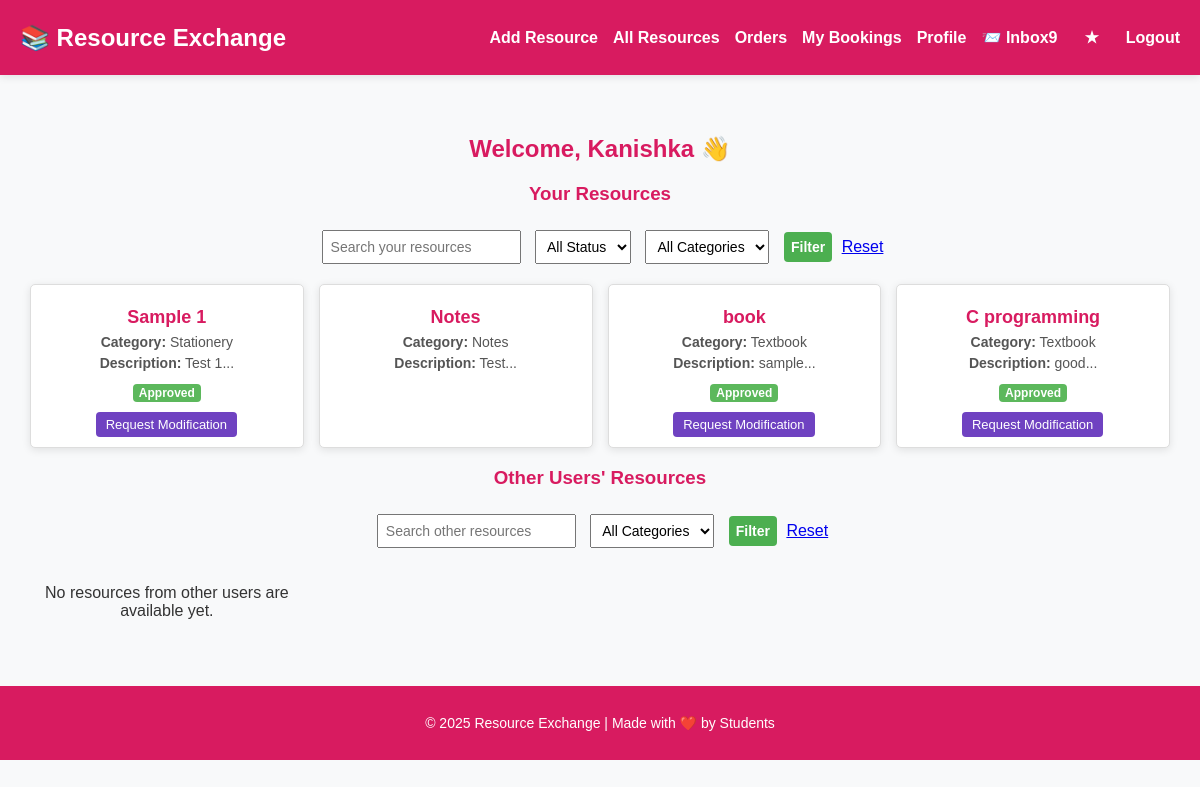
The app's page /user_dashboard.php (signed in) with its own data.
### tables this page shows
CREATE TABLE `users` (
  `id` int(11) NOT NULL,
  `name` varchar(100) NOT NULL,
  `email` varchar(100) NOT NULL,
  `location` varchar(255) DEFAULT NULL,
  `phone` varchar(15) DEFAULT NULL,
  `password` varchar(255) NOT NULL,
  `reset_token` varchar(255) DEFAULT NULL,
  `created_at` timestamp NOT NULL DEFAULT current_timestamp(),
  `otp_code` varchar(10) DEFAULT NULL,
  `otp_expiry` datetime DEFAULT NULL
);

CREATE TABLE `resources` (
  `resource_id` int(11) NOT NULL,
  `added_by` int(11) NOT NULL,
  `title` varchar(255) NOT NULL,
  `description` text DEFAULT NULL,
  `category` varchar(100) DEFAULT NULL,
  `status` enum('pending','approved','rejected') DEFAULT 'pending',
  `image` varchar(255) DEFAULT NULL,
  `created_at` timestamp NOT NULL DEFAULT current_timestamp()
);

### user_dashboard.php (the view, shortened to what this page needs)
<?php
include 'db.php';
$user_id = $_SESSION['user_id'];
$stmt_inbox = $conn->prepare("SELECT COUNT(*) FROM contact_messages WHERE receiver_id=? AND is_read=0");
$stmt_inbox->bind_param("i", $user_id);
$stmt_inbox->execute();
$stmt_inbox->bind_result($inbox_count);
$stmt = $conn->prepare("SELECT name FROM users WHERE id=?");
$stmt->bind_param("i", $user_id);
$stmt->execute();
$stmt->bind_result($user_name);
$search = $_GET['search'] ?? '';
$sql_user = "SELECT * FROM resources WHERE added_by=?";
$params_user = [$user_id];
$types_user = "i";
$sql_user .= " ORDER BY created_at DESC";
$stmt_user = $conn->prepare($sql_user);
$stmt_user->bind_param($types_user, ...$params_user);
$stmt_user->execute();
$user_resources = $stmt_user->get_result();
$search_others = $_GET['search_others'] ?? '';
$sql_others = "
SELECT r.resource_id, r.title, r.description, r.category, r.image, r.added_by, u.name AS user_name,
       IFNULL(b.booked_count,0) AS booked_count
FROM resources r
JOIN users u ON r.added_by=u.id
LEFT JOIN (SELECT resource_id, COUNT(*) AS booked_count FROM bookings GROUP BY resource_id) b
ON r.resource_id=b.resource_id
WHERE r.status='approved' AND r.added_by != ?
";
$params_others = [$user_id];
$types_others = "i";
$sql_others .= " ORDER BY r.created_at DESC";
$stmt_others = $conn->prepare($sql_others);
$stmt_others->bind_param($types_others, ...$params_others);
$stmt_others->execute();
$result_others = $stmt_others->get_result();
?>
<!DOCTYPE html>
<html lang="en">
<head>
<link rel="stylesheet" href="dashboard.css">
</head>
<body>
<header>
<h1>📚 Resource Exchange</h1>
<nav>
<a href="upload_resource.php">Add Resource</a>
<a href="all_resources.php">All Resources</a>
<a href="my_bookings.php">Orders</a>
<a href="user_booking.php">My Bookings</a>
<a href="profile.php">Profile</a>
<a href="inbox.php">📨 Inbox<?php if($inbox_count>0): ?><span class="badge"><?= $inbox_count ?></span><?php endif; ?></a>
<a href="favorites.php" style="float:right; color:white; padding:8px 12px; border-radius:5px;">★</a>
<a href="logout.php">Logout</a>
</nav>
</header>
<div class="container">
<h2>Welcome, <?= htmlspecialchars($user_name); ?> 👋</h2>
<h3>Your Resources</h3>
<form method="GET" class="filter-form">
<input type="text" name="search" placeholder="Search your resources" value="<?= htmlspecialchars($search) ?>">
<select name="status">
<option value="">All Status</option>
</select>
<select name="category">
<option value="">All Categories</option>
</select>
<button type="submit">Filter</button>
<a href="user_dashboard.php">Reset</a>
</form>
<div class="resource-grid">
<?php if($user_resources->num_rows>0): ?>
<?php while($row=$user_resources->fetch_assoc()): ?>
<div class="resource-card">
<h3><?= htmlspecialchars($row['title']); ?></h3>
<p><strong>Category:</strong> <?= htmlspecialchars($row['category']); ?></p>
<p><strong>Description:</strong> <?= htmlspecialchars(substr($row['description'],0,60)); ?>...</p>
<span class="status <?= $row['status']; ?>"><?= ucfirst($row['status']); ?></span>
<div class="card-actions">
<?php if($row['status'] === 'pending' || $row['status'] === 'rejected'): ?>
    <a href="edit_resource.php?id=<?= $row['resource_id']; ?>" class="edit-btn">Edit</a>
    <a href="delete_my_resource.php?id=<?= $row['resource_id']; ?>" class="delete-btn" onclick="return confirm('Delete this resource?')">Delete</a>
<?php elseif($row['status'] === 'approved'): ?>
    <a href="request_modification.php?id=<?= $row['resource_id']; ?>" class="request-btn" onclick="return confirm('Send modification request to admin?')">Request Modification</a>
<?php endif; ?>
</div>
</div>
<?php endwhile; ?>
<?php else: ?><p>No resources found.</p><?php endif; ?>
</div>
<h3>Other Users' Resources</h3>
<form method="GET" class="filter-form">
<input type="text" name="search_others" placeholder="Search other resources" value="<?= htmlspecialchars($search_others) ?>">
<select name="category_others">
<option value="">All Categories</option>
</select>
<button type="submit">Filter</button>
<a href="user_dashboard.php">Reset</a>
</form>
<div class="resource-grid">
<?php if($result_others->num_rows > 0): ?>
<?php while($row = $result_others->fetch_assoc()): ?>
<div class="resource-card">
<?php if(!empty($row['image']) && file_exists($row['image'])): ?>
    <img src="<?= htmlspecialchars($row['image']); ?>" alt="Resource">
<?php endif; ?>
<h3><?= htmlspecialchars($row['title']); ?></h3>
<p><strong>Category:</strong> <?= htmlspecialchars($row['category']); ?></p>
<p><strong>Uploaded by:</strong> <?= htmlspecialchars($row['user_name']); ?></p>
<p><strong>Description:</strong> <?= htmlspecialchars(substr($row['description'], 0, 60)); ?>...</p>
<span class="status approved">Approved</span>
<div class="card-actions">
<?php if($row['added_by'] != $user_id && $row['booked_count'] == 0): ?>
    <a href="book_resource.php?id=<?= $row['resource_id']; ?>" class="book-btn">Book</a>
<?php elseif($row['added_by'] == $user_id): ?>
    <span class="booked">Your Resource</span>
<?php else: ?>
    <span class="booked">Already Booked</span>
<?php endif; ?>
<a class="contact-btn" href="contact_owner.php?receiver_id=<?= $row['added_by']; ?>&title=<?= urlencode($row['title']); ?>">Contact Owner</a>
</div>
</div>
<?php endwhile; ?>
<?php else: ?><p>No resources from other users are available yet.</p><?php endif; ?>
</div>
</div>
<footer>
<p>&copy; <?= date('Y'); ?> Resource Exchange | Made with ❤️ by Students</p>
</footer>
</body>
</html>

### dashboard.css (style rules this page uses)
body { font-family: "Arial", sans-serif; margin: 0; padding: 0; background-color: #f9f9f9; color: #333; }
header { background-color: #d81b60; color: white; padding: 15px 40px; display: flex; justify-content: space-between; align-items: center; box-shadow: 0 2px 8px rgba(0, 0, 0, 0.1); }
header h1 { margin: 0; font-size: 24px; font-weight: bold; }
nav { display: flex; align-items: center; }
nav a { color: white; text-decoration: none; margin-left: 20px; font-weight: 600; transition: opacity 0.3s; }
.container { max-width: 1100px; margin: 40px auto; padding: 20px; text-align: center; }
h2, h3 { color: #d81b60; margin-bottom: 20px; }
button, .btn { background-color: #d81b60; color: white; border: none; padding: 10px 18px; border-radius: 6px; cursor: pointer; font-weight: 600; transition: background-color 0.3s ease; text-decoration: none; display: inline-block; }
.resource-grid { display: grid; grid-template-columns: repeat(auto-fit, minmax(230px, 1fr)); gap: 20px; }
.resource-card { background: white; border-radius: 10px; box-shadow: 0 2px 8px rgba(0, 0, 0, 0.1); padding: 15px; text-align: center; transition: transform 0.25s, box-shadow 0.25s; }
.resource-card h3 { color: #d81b60; margin: 12px 0 6px; font-size: 18px; }
.resource-card p { margin: 5px 0; color: #555; font-size: 14px; }
.status { display: inline-block; padding: 5px 10px; border-radius: 12px; font-size: 13px; font-weight: bold; color: white; margin-top: 8px; }
.status.approved { background-color: #388e3c; }
.card-actions { margin-top: 10px; }
.card-actions a { display: inline-block; padding: 6px 12px; font-size: 13px; border-radius: 6px; text-decoration: none; color: white; margin: 0 4px; transition: background-color 0.2s ease; }
footer { background-color: #d81b60; color: white; text-align: center; padding: 15px; margin-top: 40px; font-size: 14px; }

### user_dashboard.php (style rules this page uses)
body { font-family: Arial,sans-serif; margin:0; padding:0; background:#f8f9fa; }
header { display:flex; justify-content:space-between; padding:20px; color:white; }
header nav a { color:white; text-decoration:none; margin-left:15px; font-weight:bold; }
.container { width:95%; max-width:1200px; margin:20px auto; }
.filter-form input, .filter-form select, .filter-form button { padding:7px; margin:5px; font-size:14px; }
.filter-form button { background:#4CAF50; color:white; border:none; border-radius:4px; cursor:pointer; }
.resource-grid { display:grid; grid-template-columns:repeat(auto-fill,minmax(250px,1fr)); gap:15px; margin-top:15px; }
.resource-card { border:1px solid #ddd; border-radius:5px; padding:10px; background:#fff; }
.status { padding:2px 6px; border-radius:4px; font-size:12px; font-weight:bold; }
.status.approved { background:#5cb85c; color:white; }
.card-actions a { padding:5px 10px; margin-right:5px; text-decoration:none; border-radius:4px; font-size:13px; display:inline-block; }
.request-btn { background:#6f42c1; color:white; }
footer { text-align:center; padding:15px; color:white; margin-top:30px; }

### records on screen
users: name "Kanishka"
resources: title "Sample 1", category "Stationery", description "Test 1", status "Approved"
resources: title "Notes", category "Notes", description "Test"
resources: title "book", category "Textbook", description "sample", status "Approved"
resources: title "C programming", category "Textbook", description "good", status "Approved"

### other values on screen
$inbox_count "9"
